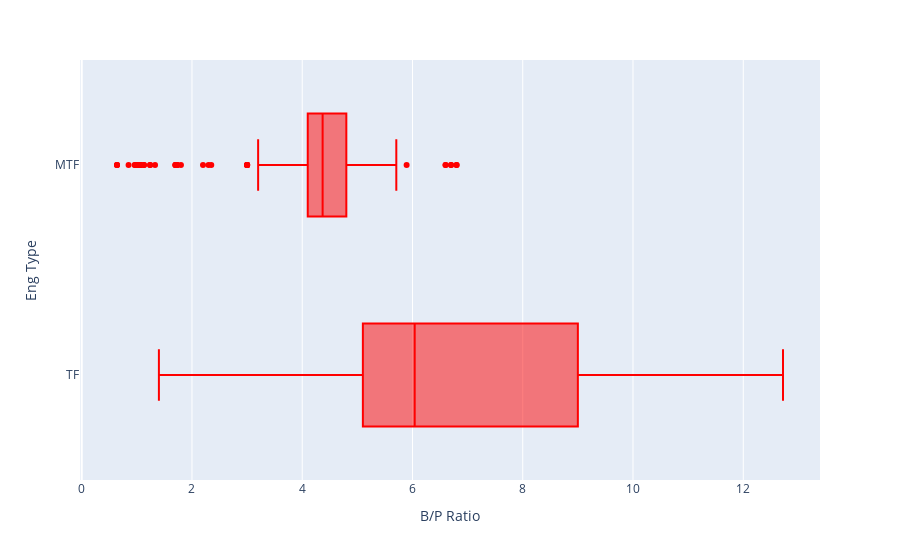

Source (notebook cell):
### Code cell
fig = px.box(ges, x="B/P Ratio", y='Eng Type', points="outliers", color_discrete_sequence = ['red'])
fig.show()

### Figure 1 — Plotly figure (JSON) as saved in the notebook; plotly's stock layout.template omitted (floating-point values rounded to 4 significant figures; data arrays with more than 128 entries replaced by an {"elided": "..."} marker saying what was removed)
{"data": [{"alignmentgroup": "True", "boxpoints": "outliers", "hovertemplate": "B/P Ratio=%{x}<br>Eng Type=%{y}<extra></extra>", "legendgroup": "", "marker": {"color": "red"}, "name": "", "notched": false, "offsetgroup": "", "orientation": "h", "showlegend": false, "type": "box", "x": {"elided": "815 float values"}, "x0": " ", "xaxis": "x", "y": {"elided": "815 str values"}, "y0": " ", "yaxis": "y"}], "layout": {"boxmode": "group", "legend": {"tracegroupgap": 0}, "margin": {"t": 60}, "xaxis": {"anchor": "y", "domain": [0, 1], "title": {"text": "B/P Ratio"}}, "yaxis": {"anchor": "x", "domain": [0, 1], "title": {"text": "Eng Type"}}}}
